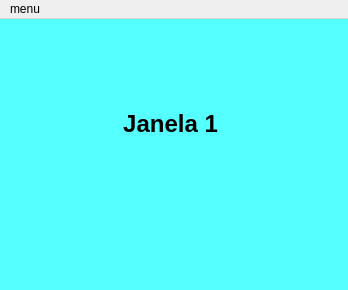
<?xml version="1.0" encoding="UTF-8"?>
<ui version="4.0">
 <class>MainWindow</class>
 <widget class="QMainWindow" name="MainWindow">
  <property name="geometry">
   <rect>
    <x>0</x>
    <y>0</y>
    <width>348</width>
    <height>290</height>
   </rect>
  </property>
  <property name="windowTitle">
   <string>MainWindow</string>
  </property>
  <widget class="QWidget" name="centralwidget">
   <widget class="QWidget" name="w1" native="true">
    <property name="geometry">
     <rect>
      <x>0</x>
      <y>0</y>
      <width>351</width>
      <height>271</height>
     </rect>
    </property>
    <property name="styleSheet">
     <string notr="true">background-color: rgb(85, 255, 255);</string>
    </property>
    <widget class="QLabel" name="label">
     <property name="geometry">
      <rect>
       <x>100</x>
       <y>80</y>
       <width>141</width>
       <height>51</height>
      </rect>
     </property>
     <property name="text">
      <string>&lt;html&gt;&lt;head/&gt;&lt;body&gt;&lt;p align=&quot;center&quot;&gt;&lt;span style=&quot; font-size:18pt; font-weight:600;&quot;&gt;Janela 1&lt;/span&gt;&lt;/p&gt;&lt;/body&gt;&lt;/html&gt;</string>
     </property>
    </widget>
   </widget>
   <widget class="QWidget" name="w2" native="true">
    <property name="geometry">
     <rect>
      <x>0</x>
      <y>0</y>
      <width>351</width>
      <height>271</height>
     </rect>
    </property>
    <property name="styleSheet">
     <string notr="true">background-color: rgb(85, 170, 127);</string>
    </property>
    <widget class="QLabel" name="label_2">
     <property name="geometry">
      <rect>
       <x>110</x>
       <y>80</y>
       <width>141</width>
       <height>51</height>
      </rect>
     </property>
     <property name="text">
      <string>&lt;html&gt;&lt;head/&gt;&lt;body&gt;&lt;p align=&quot;center&quot;&gt;&lt;span style=&quot; font-size:18pt; font-weight:600;&quot;&gt;Janela 2&lt;/span&gt;&lt;/p&gt;&lt;/body&gt;&lt;/html&gt;</string>
     </property>
    </widget>
   </widget>
   <zorder>w2</zorder>
   <zorder>w1</zorder>
  </widget>
  <widget class="QMenuBar" name="menubar">
   <property name="geometry">
    <rect>
     <x>0</x>
     <y>0</y>
     <width>348</width>
     <height>21</height>
    </rect>
   </property>
   <widget class="QMenu" name="menumenu">
    <property name="title">
     <string>menu</string>
    </property>
    <addaction name="action1"/>
    <addaction name="action2"/>
   </widget>
   <addaction name="menumenu"/>
  </widget>
  <action name="action1">
   <property name="text">
    <string>1</string>
   </property>
  </action>
  <action name="action2">
   <property name="text">
    <string>2</string>
   </property>
  </action>
 </widget>
 <resources/>
 <connections>
  <connection>
   <sender>action1</sender>
   <signal>triggered(bool)</signal>
   <receiver>w1</receiver>
   <slot>raise()</slot>
   <hints>
    <hint type="sourcelabel">
     <x>-1</x>
     <y>-1</y>
    </hint>
    <hint type="destinationlabel">
     <x>175</x>
     <y>156</y>
    </hint>
   </hints>
  </connection>
  <connection>
   <sender>action2</sender>
   <signal>triggered(bool)</signal>
   <receiver>w2</receiver>
   <slot>raise()</slot>
   <hints>
    <hint type="sourcelabel">
     <x>-1</x>
     <y>-1</y>
    </hint>
    <hint type="destinationlabel">
     <x>175</x>
     <y>156</y>
    </hint>
   </hints>
  </connection>
 </connections>
</ui>
